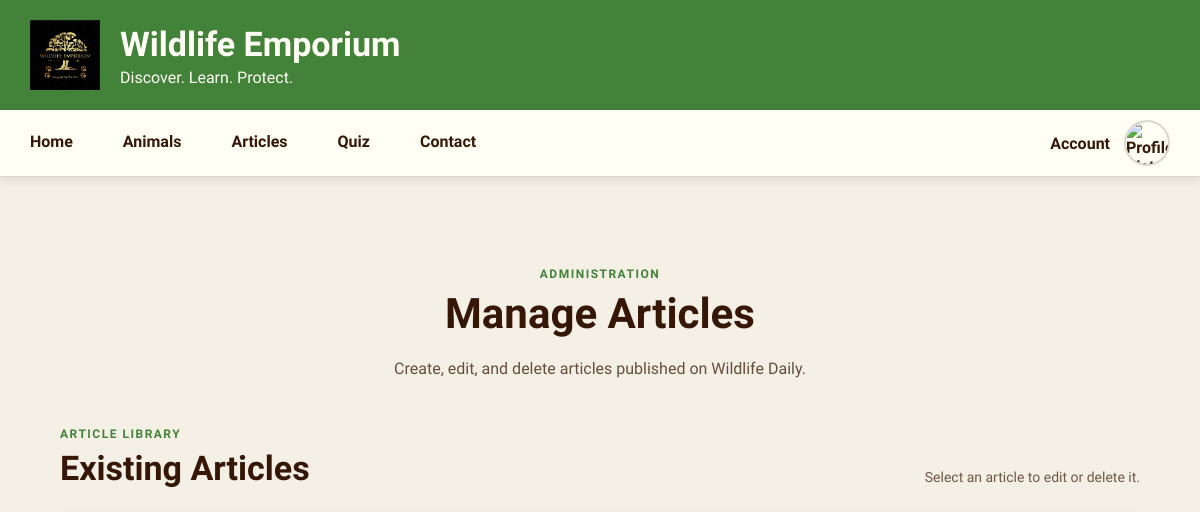
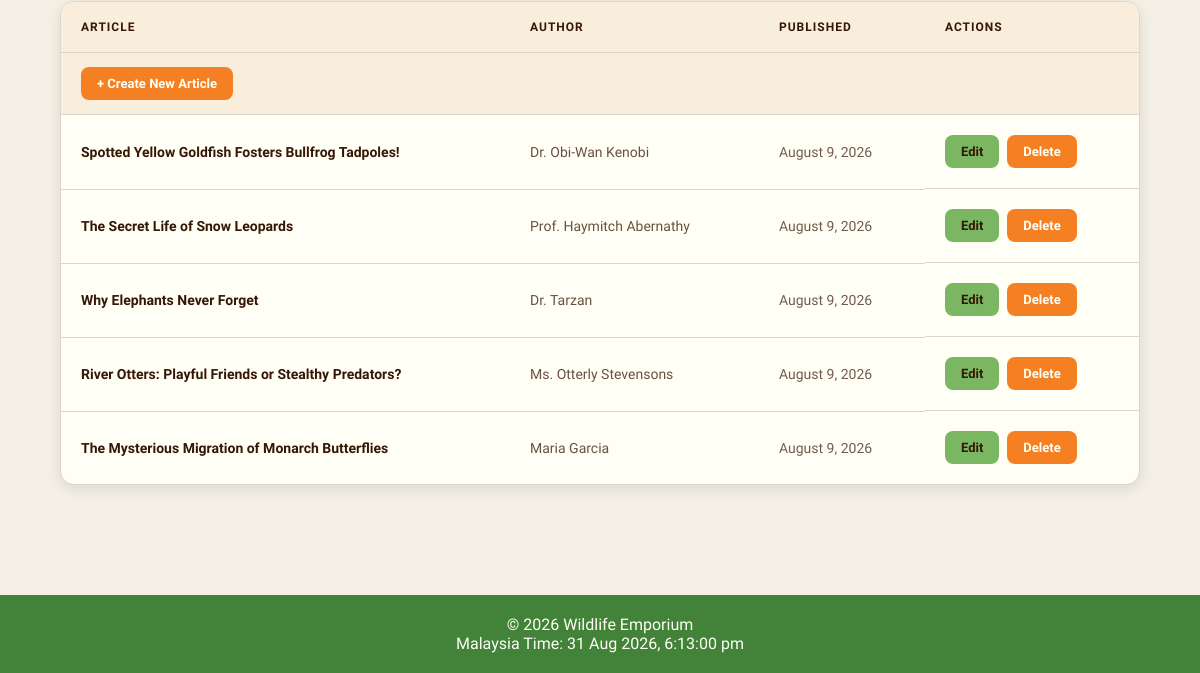
The page /articles/manageArticles.php on the database as committed earlier (2 pictures, top to bottom).
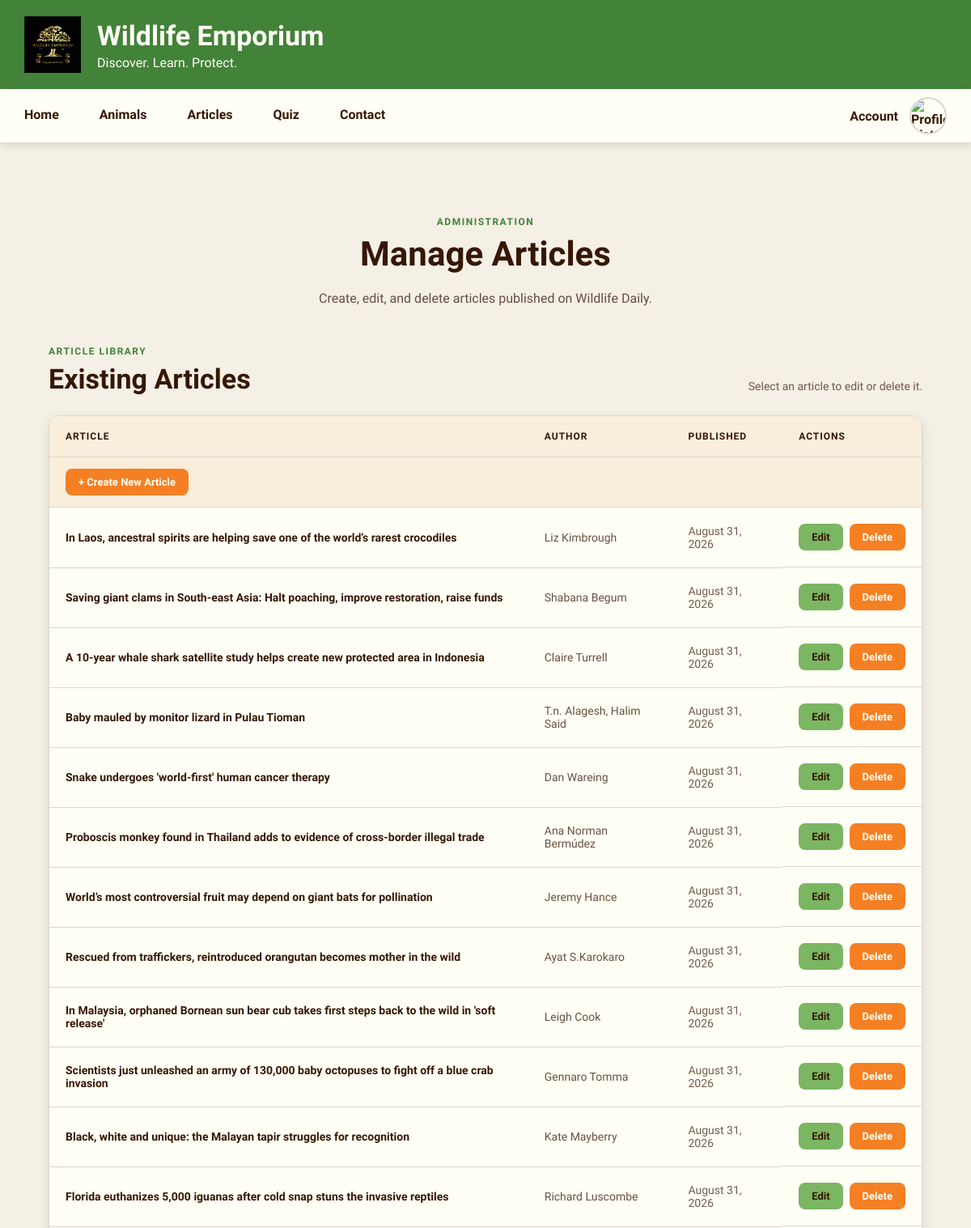
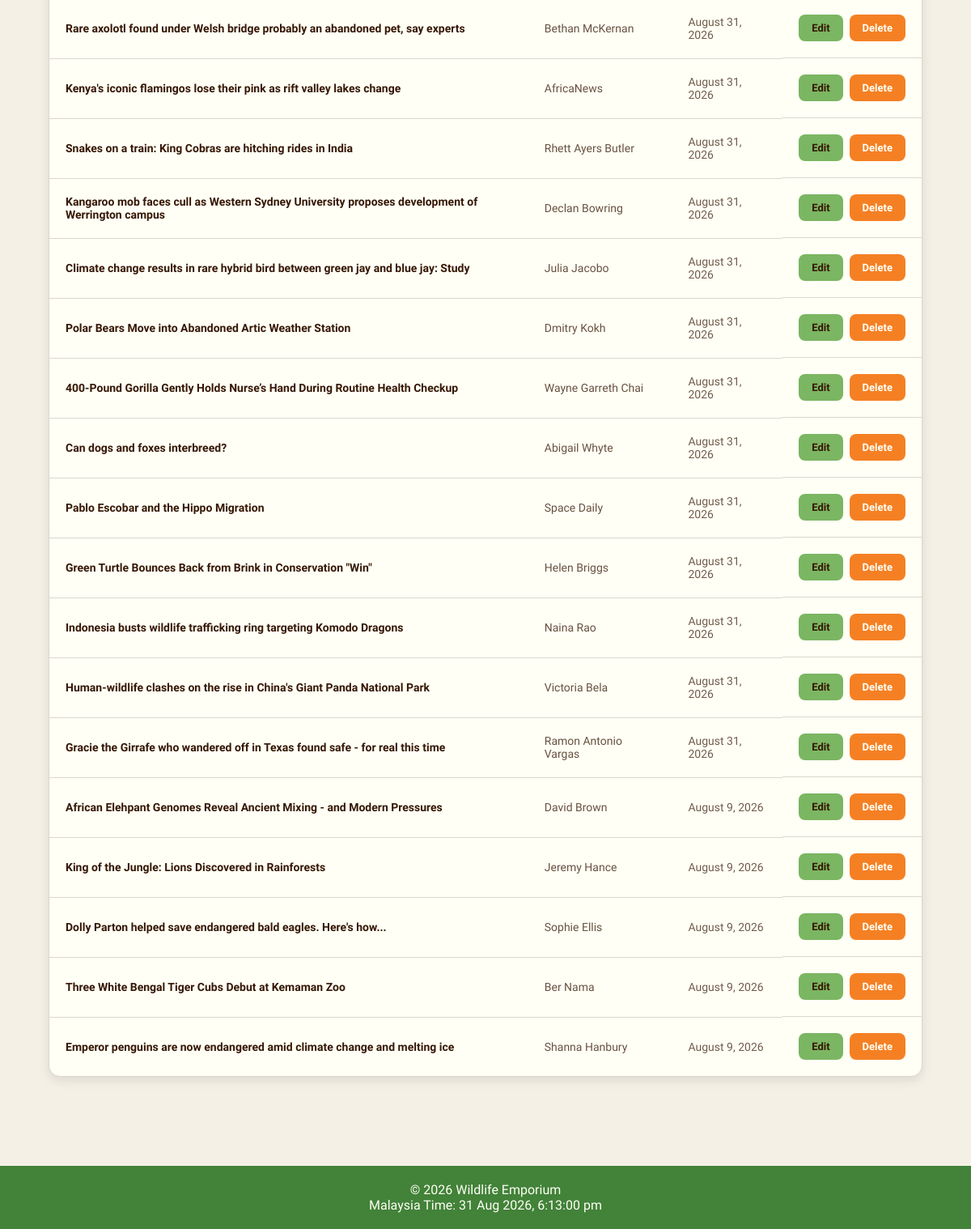
The same page on the database as committed later (2 pictures, top to bottom).
### tables this page shows
CREATE TABLE `articles` (
  `article_id` int(11) NOT NULL,
  `title` varchar(255) NOT NULL,
  `subheading` varchar(255) NOT NULL,
  `author` varchar(100) NOT NULL,
  `keywords` varchar(255) NOT NULL,
  `summary` text NOT NULL,
  `content` longtext NOT NULL,
  `image_name` varchar(255) NOT NULL,
  `image_caption` varchar(255) NOT NULL,
  `image_name2` varchar(255) DEFAULT NULL,
  `image_caption2` varchar(255) DEFAULT NULL,
  `creation_at` timestamp NOT NULL DEFAULT current_timestamp()
);

### articles/manageArticles.php (the view, shortened to what this page needs)
<?php
require_once("../includes/database.php");
$articlesQuery = "
    SELECT
        article_id,
        title,
        author,
        creation_at
    FROM articles
    ORDER BY creation_at DESC
";
$statement = mysqli_prepare(
    $connection,
    $articlesQuery
);
$articles = [];
if ($statement)
{
    mysqli_stmt_execute($statement);
    mysqli_stmt_bind_result(
        $statement,
        $articleID,
        $title,
        $author,
        $creationAt
    );
    while (mysqli_stmt_fetch($statement))
    {
        $articles[] = [
            "article_id" => $articleID,
            "title" => $title,
            "author" => $author,
            "creation_at" => $creationAt
        ];
    }
}
?>
<!DOCTYPE html>
<html lang="en">
<head>
    <link
        rel="stylesheet"
        href="../css/style.css"
    >
    <link
        rel="stylesheet"
        href="../css/manageArticles.css"
    >
</head>
<body>
<?php include("../includes/header.php"); ?>
<?php include("../includes/navigation.php"); ?>
<main>
    <div class="manage-articles-page">
        <section class="manage-articles-header">
            <p class="manage-articles-label">
                ADMINISTRATION
            </p>
            <h1>
                Manage Articles
            </h1>
            <p>
                Create, edit, and delete articles published on
                Wildlife Daily.
            </p>
        </section>
        <section
            class="existing-articles"
            id="existing-articles"
        >
            <div class="existing-articles-header">
                <div>
                    <p class="management-section-label">
                        ARTICLE LIBRARY
                    </p>
                    <h2>
                        Existing Articles
                    </h2>
                </div>
                <p>
                    Select an article to edit or delete it.
                </p>
            </div>
            <div class="articles-table-container">
                <table class="articles-table">
                    <thead>
                        <tr>
                            <th>
                                Article
                            </th>
                            <th>
                                Author
                            </th>
                            <th>
                                Published
                            </th>
                            <th>
                                Actions
                            </th>
                        </tr>
                    </thead>
                    <tbody>
                        <tr class="create-article-row">
                            <td colspan="4">
                                <a
                                    href="createArticle.php"
                                    class="create-article-button"
                                >
                                    + Create New Article
                                </a>
                            </td>
                        </tr>
                        <?php if (!empty($articles)): ?>
                            <?php foreach ($articles as $article): ?>
                                <tr>
                                    <td class="article-title">
                                        <?php echo htmlspecialchars(
                                            $article["title"],
                                            ENT_QUOTES,
                                            "UTF-8"
                                        ); ?>
                                    </td>
                                    <td class="article-author">
                                        <?php echo htmlspecialchars(
                                            $article["author"],
                                            ENT_QUOTES,
                                            "UTF-8"
                                        ); ?>
                                    </td>
                                    <td class="article-date">
                                        <?php echo date(
                                            "F j, Y",
                                            strtotime($article["creation_at"])
                                        ); ?>
                                    </td>
                                    <td class="article-actions">
                                        <a
                                            href="editArticle.php?id=<?php echo (int)$article["article_id"]; ?>"
                                            class="article-action-edit"
                                        >
                                            Edit
                                        </a>
                                        <form
                                            method="POST"
                                            action="manageArticles.php"
                                            onsubmit="return confirm('Are you sure you want to delete this article?');"
                                        >
                                            <button
                                                type="submit"
                                                name="deleteArticle"
                                                class="article-action-delete"
                                            >
                                                Delete
                                            </button>
                                        </form>
                                    </td>
                                </tr>
                            <?php endforeach; ?>
                        <?php endif; ?>
                    </tbody>
                </table>
            </div>
        </section>
    </div>
</main>
<?php include("../includes/footer.php"); ?>
</body>
</html>

### includes/header.php
<header>
    <div class="header-container">
        <a href="/wildlife-emporium/" class="header-logo">
            <img src="/wildlife-emporium/images/logo.png" alt="Wildlife Emporium Logo">
            <div class="header-logo-text">
                <h1>Wildlife Emporium</h1>
                <p>Discover. Learn. Protect.</p>
            </div>
        </a>
    </div>
</header>

### includes/navigation.php (shortened to what this page needs)
<nav>
    <div class="navigation-container">
        <ul class="navigation-links">
            <li>
                <a href="/wildlife-emporium/">
                    Home
                </a>
            </li>
            <li>
                <a href="/wildlife-emporium/animals/">
                    Animals
                </a>
            </li>
            <li>
                <a href="/wildlife-emporium/articles/">
                    Articles
                </a>
            </li>
            <li>
                <a href="/wildlife-emporium/quiz/">
                    Quiz
                </a>
            </li>
            <li>
                <a href="/wildlife-emporium/contact/">
                    Contact
                </a>
            </li>
        </ul>
        <div class="navigation-dropdown">
            <button class="navigation-account-button">
                <?php
                if (isset($_SESSION["username"])) {
                    echo htmlspecialchars($_SESSION["username"]);
                } else {
                    echo "Account";
                }
                ?>
                <?php
                if (isset($_SESSION["userID"])) {
                    ?>
                    <img class="navigation-avatar"
                        src="/wildlife-emporium/images/<?php echo htmlspecialchars($_SESSION["profilePicture"]); ?>"
                        alt="Profile Picture">
                    <?php
                } else {
                    ?>
                    <img class="navigation-avatar" src="/wildlife-emporium/images/defaultpfp.svg" alt="Profile Picture">
                    <?php
                }
                ?>
            </button>
        </div>
    </div>
</nav>

### includes/footer.php
<footer>
    <p>
        &copy; <?php echo date("Y"); ?> Wildlife Emporium
    </p>
    <p>
        Malaysia Time:
        <span id="malaysia-time"></span>
    </p>
</footer>

### css/style.css (style rules this page uses)
* { margin: 0; padding: 0; box-sizing: border-box; }
:root { --background: rgb(245, 240, 230); --text: rgb(54, 23, 5); --dark-green: rgb(66, 130, 57); --light-green: rgb(123, 182, 98); --gold: rgb(251, 177, 73); --orange: rgb(245, 128, 36); --dark-purple: rgb(115, 51, 129); --light-purple: rgb(153, 79, 178); --card: rgb(255, 255, 245); --card-background: rgb(248, 238, 219); --border: rgb(220, 215, 205); --shadow: rgba(0, 0, 0, 0.10); }
body { font-family: "Work Sans", sans-serif; background-color: var(--background); color: var(--text); }
header { background-color: var(--dark-green); color: var(--card); }
.header-container { display: flex; align-items: center; max-width: 1400px; margin: 0px auto; padding: 20px 30px; }
.header-logo { display: flex; align-items: center; gap: 20px; color: var(--card); text-decoration: none; }
.header-logo img { width: 70px; height: 70px; }
.header-logo-text { display: flex; flex-direction: column; gap: 4px; }
.header-logo-text h1 { font-size: 34px; }
.header-logo-text p { font-size: 16px; }
nav { background-color: var(--card); border-bottom: 1px solid var(--border); box-shadow: 0px 3px 10px var(--shadow); }
.navigation-container { display: flex; justify-content: space-between; align-items: center; max-width: 1400px; margin: 0px auto; padding: 0px 30px; }
.navigation-links { display: flex; gap: 50px; list-style: none; }
.navigation-links a { display: block; padding: 22px 0px; color: var(--text); text-decoration: none; font-weight: 600; border-bottom: 3px solid transparent; }
.navigation-dropdown { position: relative; padding-bottom: 12px; margin-bottom: -12px; }
.navigation-account-button { display: flex; align-items: center; gap: 14px; padding: 10px 0px; background-color: transparent; border: none; cursor: pointer; font: inherit; font-weight: 600; color: var(--text); }
.navigation-avatar { width: 46px; height: 46px; border: 2px solid var(--border); border-radius: 50%; object-fit: cover; flex-shrink: 0; }
main { min-height: 600px; padding: 30px; }
footer { padding: 20px; background-color: var(--dark-green); color: var(--card); text-align: center; }

Rows that differ between the two databases and show on the page:
added articles: title "In Laos, ancestral spirits are helping save one of the world’s rarest crocodiles", author "Liz Kimbrough", creation_at "August 31, 2026"
added articles: title "Saving giant clams in South-east Asia: Halt poaching, improve restoration, raise funds", author "Shabana Begum", creation_at "August 31, 2026"
added articles: title "A 10-year whale shark satellite study helps create new protected area in Indonesia", author "Claire Turrell", creation_at "August 31, 2026"
added articles: title "Baby mauled by monitor lizard in Pulau Tioman", author "T.n. Alagesh, Halim Said", creation_at "August 31, 2026"
added articles: title "Snake undergoes 'world-first' human cancer therapy", author "Dan Wareing", creation_at "August 31, 2026"
added articles: title "Proboscis monkey found in Thailand adds to evidence of cross-border illegal trade", author "Ana Norman Bermúdez", creation_at "August 31, 2026"
added articles: title "World’s most controversial fruit may depend on giant bats for pollination", author "Jeremy Hance", creation_at "August 31, 2026"
added articles: title "Rescued from traffickers, reintroduced orangutan becomes mother in the wild", author "Ayat S.Karokaro", creation_at "August 31, 2026"
added articles: title "In Malaysia, orphaned Bornean sun bear cub takes first steps back to the wild in 'soft release'", author "Leigh Cook", creation_at "August 31, 2026"
added articles: title "Scientists just unleashed an army of 130,000 baby octopuses to fight off a blue crab invasion", author "Gennaro Tomma", creation_at "August 31, 2026"
added articles: title "Black, white and unique: the Malayan tapir struggles for recognition", author "Kate Mayberry", creation_at "August 31, 2026"
added articles: title "Florida euthanizes 5,000 iguanas after cold snap stuns the invasive reptiles", author "Richard Luscombe", creation_at "August 31, 2026"
added articles: title "Rare axolotl found under Welsh bridge probably an abandoned pet, say experts", author "Bethan McKernan", creation_at "August 31, 2026"
added articles: title "Kenya's iconic flamingos lose their pink as rift valley lakes change", author "AfricaNews", creation_at "August 31, 2026"
added articles: title "Snakes on a train: King Cobras are hitching rides in India", author "Rhett Ayers Butler", creation_at "August 31, 2026"
added articles: title "Kangaroo mob faces cull as Western Sydney University proposes development of Werrington campus", author "Declan Bowring", creation_at "August 31, 2026"
added articles: title "Climate change results in rare hybrid bird between green jay and blue jay: Study", author "Julia Jacobo", creation_at "August 31, 2026"
added articles: title "Polar Bears Move into Abandoned Artic Weather Station", author "Dmitry Kokh", creation_at "August 31, 2026"
added articles: title "400-Pound Gorilla Gently Holds Nurse’s Hand During Routine Health Checkup", author "Wayne Garreth Chai", creation_at "August 31, 2026"
added articles: title "Can dogs and foxes interbreed?", author "Abigail Whyte", creation_at "August 31, 2026"
added articles: title "Pablo Escobar and the Hippo Migration", author "Space Daily", creation_at "August 31, 2026"
added articles: title "Green Turtle Bounces Back from Brink in Conservation \"Win\"", author "Helen Briggs", creation_at "August 31, 2026"
added articles: title "Indonesia busts wildlife trafficking ring targeting Komodo Dragons", author "Naina Rao", creation_at "August 31, 2026"
added articles: title "Human-wildlife clashes on the rise in China's Giant Panda National Park", author "Victoria Bela", creation_at "August 31, 2026"
added articles: title "Gracie the Girrafe who wandered off in Texas found safe - for real this time", author "Ramon Antonio Vargas", creation_at "August 31, 2026"
changed articles: title "Spotted Yellow Goldfish Fosters Bullfrog Tadpoles!" → "African Elehpant Genomes Reveal Ancient Mixing - and Modern Pressures"; author "Dr. Obi-Wan Kenobi" → "David Brown"
changed articles: title "The Secret Life of Snow Leopards" → "King of the Jungle: Lions Discovered in Rainforests"; author "Prof. Haymitch Abernathy" → "Jeremy Hance"
changed articles: title "Why Elephants Never Forget" → "Dolly Parton helped save endangered bald eagles. Here's how..."; author "Dr. Tarzan" → "Sophie Ellis"
changed articles: title "River Otters: Playful Friends or Stealthy Predators?" → "Three White Bengal Tiger Cubs Debut at Kemaman Zoo"; author "Ms. Otterly Stevensons" → "Ber Nama"
changed articles: title "The Mysterious Migration of Monarch Butterflies" → "Emperor penguins are now endangered amid climate change and melting ice"; author "Maria Garcia" → "Shanna Hanbury"
